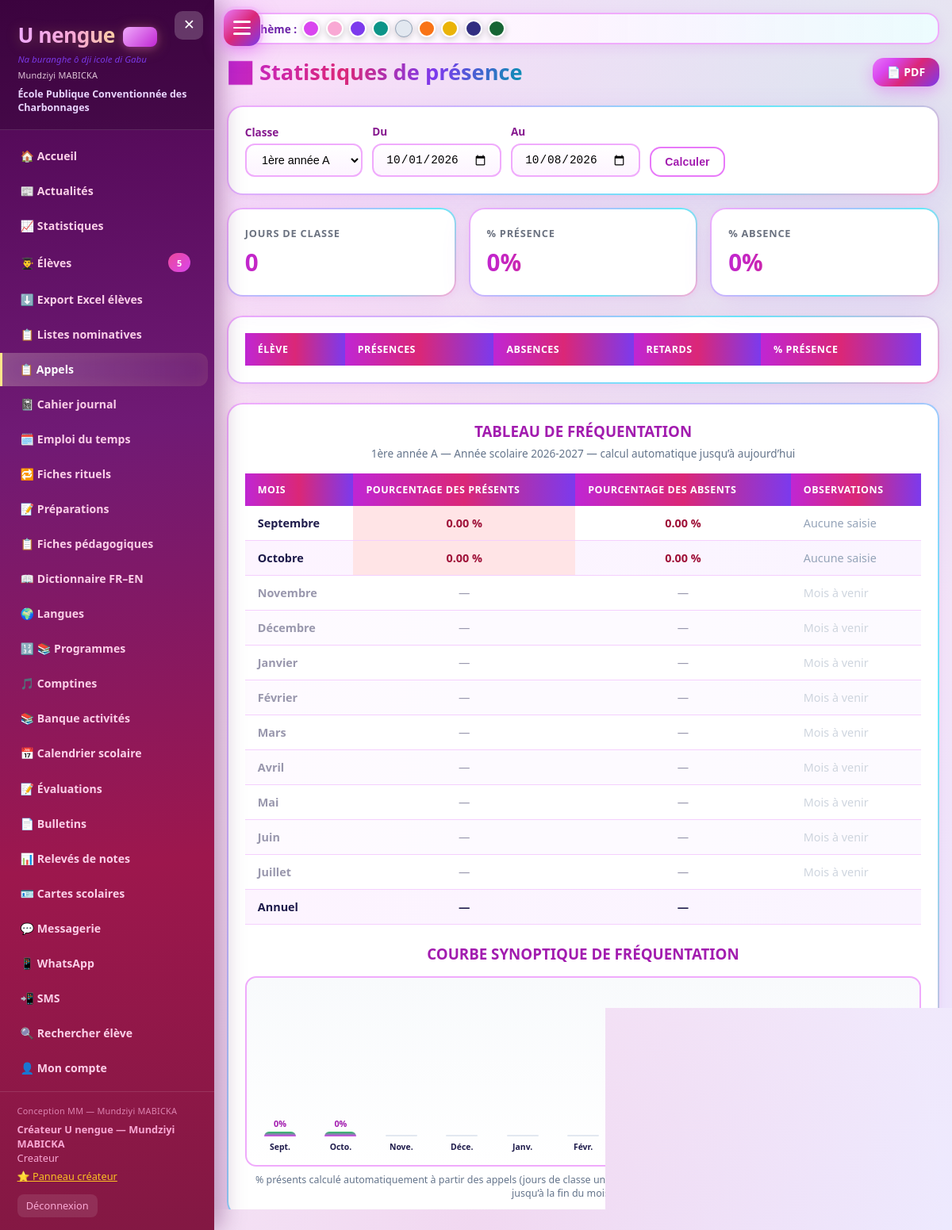
Page /appels/stats (signed in) on the committed database.
### app.py (models this page shows)
class SchoolSettings(db.Model):
    id = db.Column(db.Integer, primary_key=True)
    tenant_id = db.Column(db.Integer, db.ForeignKey('tenant.id'), nullable=True, index=True)
    school_name = db.Column(db.String(200), default='École Primaire')
    address = db.Column(db.String(300), default='')
    phone = db.Column(db.String(50), default='')
    email = db.Column(db.String(120), default='')
    province = db.Column(db.String(100), default='')
    circonscription = db.Column(db.String(100), default='')
    director_name = db.Column(db.String(120), default='')
    annee_scolaire = db.Column(db.String(20), default='2025-2026')
    sms_enabled = db.Column(db.Boolean, default=False)
    sms_provider = db.Column(db.String(50), default='twilio')  # twilio / manuel
    sms_account_sid = db.Column(db.String(120), default='')
    sms_auth_token = db.Column(db.String(120), default='')
    sms_from_number = db.Column(db.String(30), default='')
    smtp_enabled = db.Column(db.Boolean, default=False)
    smtp_host = db.Column(db.String(120), default='smtp.gmail.com')
    smtp_port = db.Column(db.Integer, default=587)
    smtp_user = db.Column(db.String(120), default='')
    smtp_password = db.Column(db.String(200), default='')
    smtp_from = db.Column(db.String(120), default='')
    smtp_use_tls = db.Column(db.Boolean, default=True)
    logo_path = db.Column(db.String(300), default='')
    logo2_path = db.Column(db.String(300), default='')
    logo3_path = db.Column(db.String(300), default='')
    logo4_path = db.Column(db.String(300), default='')

class ClassRoom(db.Model):
    id = db.Column(db.Integer, primary_key=True)
    tenant_id = db.Column(db.Integer, db.ForeignKey('tenant.id'), nullable=True, index=True)
    name = db.Column(db.String(80), nullable=False)
    level = db.Column(db.String(30))  # 1ère année ... 5ème année
    teacher = db.Column(db.String(120))
    students = db.relationship('Student', backref='classroom', lazy=True)

### app.py (the view)
@app.route('/appels/stats')
@login_required
def appels_stats():
    tc = teacher_class_filter()
    if tc:
        rooms = scoped_query(ClassRoom).filter_by(id=tc).all()
    else:
        rooms = scoped_query(ClassRoom).order_by(ClassRoom.level).all()
    class_id = request.args.get('class_id', type=int) or (tc or (rooms[0].id if rooms else None))
    start_s = request.args.get('start', (date.today().replace(day=1)).isoformat())
    end_s = request.args.get('end', date.today().isoformat())
    start = datetime.strptime(start_s, '%Y-%m-%d').date()
    end = datetime.strptime(end_s, '%Y-%m-%d').date()
    stats = attendance_stats(class_id, start, end) if class_id else None
    room = scoped_query(ClassRoom).get(class_id) if class_id else None
    freq = compute_frequentation(class_id) if class_id else None
    return render_template('appels_stats.html', rooms=rooms, room=room, stats=stats,
                           start=start, end=end, freq=freq)

### templates/appels_stats.html (shortened to what this page needs)
{% extends "base.html" %}
{% block content %}
<div class="page-header">
    <h2>📊 Statistiques de présence</h2>
    {% if room %}
    <a href="{{ url_for('appels_pdf', class_id=room.id, start=start.isoformat(), end=end.isoformat()) }}" class="btn btn-primary">📄 PDF</a>
    {% endif %}
</div>
<form method="GET" class="card" style="margin-bottom:1rem;display:flex;gap:0.75rem;flex-wrap:wrap;align-items:end">
    <div class="form-group" style="margin:0">
        <label>Classe</label>
        <select name="class_id" class="form-control">
            {% for r in rooms %}<option value="{{ r.id }}" {% if room and room.id==r.id %}selected{% endif %}>{{ r.name }}</option>{% endfor %}
        </select>
    </div>
    <div class="form-group" style="margin:0"><label>Du</label><input type="date" name="start" class="form-control" value="{{ start.isoformat() }}"></div>
    <div class="form-group" style="margin:0"><label>Au</label><input type="date" name="end" class="form-control" value="{{ end.isoformat() }}"></div>
    <button class="btn btn-outline">Calculer</button>
</form>
{% if stats %}
<div class="stats-grid">
    <div class="card"><div class="card-title">Jours de classe</div><div class="card-value">{{ stats.days }}</div></div>
    <div class="card"><div class="card-title">% Présence</div><div class="card-value">{{ stats.pct_presence }}%</div></div>
    <div class="card"><div class="card-title">% Absence</div><div class="card-value">{{ stats.pct_absence }}%</div></div>
</div>
<div class="card">
    <div class="table-wrap">
        <table>
            <thead><tr><th>Élève</th><th>Présences</th><th>Absences</th><th>Retards</th><th>% Présence</th></tr></thead>
        </table>
    </div>
</div>
{% endif %}
{% if room and freq %}
<div class="card" style="margin-top:1.5rem">
    <h3 style="text-align:center;color:var(--fuchsia-dark);margin-bottom:0.35rem">TABLEAU DE FRÉQUENTATION</h3>
    <p style="text-align:center;font-size:0.85rem;color:#64748b;margin-bottom:1rem">
        {{ room.name }} — Année scolaire {{ freq.year_label }} — calcul automatique jusqu’à aujourd’hui
    </p>
    <div class="table-wrap">
        <table>
            <thead>
                <tr>
                    <th>Mois</th>
                    <th>Pourcentage des Présents</th>
                    <th>Pourcentage des Absents</th>
                    <th>Observations</th>
                </tr>
            </thead>
            <tbody>
            {% for m in freq.months %}
            <tr style="{% if m.future %}opacity:0.45{% endif %}">
                <td><strong>{{ m.label }}</strong></td>
                <td style="text-align:center;background:{% if m.pct_present is not none and m.pct_present >= 90 %}#d1fae5{% elif m.pct_present is not none and m.pct_present >= 80 %}#fef3c7{% elif m.pct_present is not none %}#ffe4e6{% endif %}">
                    {% if m.pct_present is not none %}
                    <strong style="color:{% if m.pct_present >= 90 %}#065f46{% elif m.pct_present >= 80 %}#92400e{% else %}#9f1239{% endif %}">{{ '%.2f'|format(m.pct_present) }} %</strong>
                    {% else %}—{% endif %}
                </td>
                <td style="text-align:center">
                    {% if m.pct_absent is not none %}<strong style="color:#9f1239">{{ '%.2f'|format(m.pct_absent) }} %</strong>{% else %}—{% endif %}
                </td>
                <td>{% if m.observation %}<em>{{ m.observation }}</em>{% elif m.future %}<span style="color:#94a3b8">Mois à venir</span>{% else %}<span style="color:#94a3b8">Aucune saisie</span>{% endif %}</td>
            </tr>
            {% endfor %}
            <tr style="background:#fdf4ff;font-weight:700">
                <td><strong>Annuel</strong></td>
                <td style="text-align:center">
                    {% if freq.annuel.pct_present is not none %}
                    <strong style="font-size:1.15rem;color:#065f46">{{ '%.2f'|format(freq.annuel.pct_present) }} %</strong>
                    {% else %}—{% endif %}
                </td>
                <td style="text-align:center">
                    {% if freq.annuel.pct_absent is not none %}
                    <strong style="font-size:1.15rem;color:#9f1239">{{ '%.2f'|format(freq.annuel.pct_absent) }} %</strong>
                    {% else %}—{% endif %}
                </td>
                <td><em>{{ freq.annuel.observation or '' }}</em></td>
            </tr>
            </tbody>
        </table>
    </div>
    <h3 style="text-align:center;color:var(--fuchsia-dark);margin:1.5rem 0 1rem">COURBE SYNOPTIQUE DE FRÉQUENTATION</h3>
    <div style="display:flex;align-items:flex-end;gap:0.5rem;height:240px;padding:1rem 0.5rem;border:2px solid var(--border);border-radius:14px;background:linear-gradient(180deg,#f8fafc,#fff)">
        {% for m in freq.months %}
        <div style="flex:1;display:flex;flex-direction:column;align-items:center;height:100%;justify-content:flex-end">
            {% if m.pct_present is not none %}
            <div style="font-size:0.68rem;font-weight:700;margin-bottom:0.2rem;color:var(--fuchsia-dark)">{{ '%.0f'|format(m.pct_present) }}%</div>
            <div style="width:75%;max-width:40px;height:{{ m.pct_present }}%;min-height:6px;background:linear-gradient(180deg,#22c55e,var(--fuchsia));border-radius:8px 8px 0 0"></div>
            {% else %}
            <div style="width:75%;max-width:40px;height:2px;background:#e2e8f0;border-radius:2px"></div>
            {% endif %}
            <div style="font-size:0.65rem;margin-top:0.35rem;text-align:center;font-weight:600">{{ m.label[:4] }}.</div>
        </div>
        {% endfor %}
    </div>
    <p style="text-align:center;font-size:0.78rem;color:#64748b;margin-top:0.5rem">
        % présents calculé automatiquement à partir des appels (jours de classe uniquement, hors week-ends et fériés).
        Les mois futurs restent vides jusqu’à la fin du mois en cours.
    </p>
</div>
{% endif %}
{% endblock %}

### templates/base.html (shortened to what this page needs)
<!DOCTYPE html>
<html lang="fr" data-theme="{{ theme|default("fuchsia") }}">
<head>
    <link rel="stylesheet" href="{{ url_for('static', filename='css/style.css') }}">
</head>
<body>
    <button type="button" class="menu-fab" id="menuToggle" aria-label="Menu">
        <span></span><span></span><span></span>
    </button>
    <aside class="sidebar" id="sidebar">
        <div class="sidebar-header">
            <button type="button" class="menu-close" id="menuClose" aria-label="Fermer">✕</button>
            <h1>U nengue <span class="mm-badge">MM</span></h1>
            <div class="subtitle">Na buranghe ô dji icole di Gabu</div>
            <div class="mm-credit" style="opacity:0.85;margin-top:0.25rem">Mundziyi MABICKA</div>
            <div class="school-name">{{ settings.school_name if settings else 'École Primaire' }}</div>
        </div>
        <nav class="sidebar-nav">
            <a href="{{ url_for('dashboard') }}" class="nav-item {% if request.endpoint == 'dashboard' %}active{% endif %}">🏠 Accueil</a>
            <a href="{{ url_for('actualites') }}" class="nav-item {% if request.endpoint and 'actualite' in request.endpoint %}active{% endif %}">📰 Actualités</a>
            <a href="{{ url_for('statistiques') }}" class="nav-item {% if request.endpoint and 'statistique' in request.endpoint %}active{% endif %}">📈 Statistiques</a>
            <a href="{{ url_for('eleves') }}" class="nav-item {% if 'eleve' in (request.endpoint or '') %}active{% endif %}">👨‍🎓 Élèves <span class="badge">{{ students_count }}</span></a>
            <a href="{{ url_for('export_eleves_xlsx') }}" class="nav-item">⬇️ Export Excel élèves</a>
            <a href="{{ url_for('listes') }}" class="nav-item {% if 'liste' in (request.endpoint or '') %}active{% endif %}">📋 Listes nominatives</a>
            <a href="{{ url_for('appels') }}" class="nav-item {% if request.endpoint and 'appel' in request.endpoint %}active{% endif %}">📋 Appels</a>
            <a href="{{ url_for('cahier_journal') }}" class="nav-item {% if request.endpoint and 'cahier' in request.endpoint %}active{% endif %}">📓 Cahier journal</a>
            <a href="{{ url_for('emploi_du_temps') }}" class="nav-item {% if request.endpoint and 'emploi' in (request.endpoint or '') %}active{% endif %}">🗓️ Emploi du temps</a>
            <a href="{{ url_for('fiches_rituels') }}" class="nav-item {% if request.endpoint and 'rituel' in (request.endpoint or '') %}active{% endif %}">🔁 Fiches rituels</a>
            <a href="{{ url_for('fiches_preparation') }}" class="nav-item {% if request.endpoint and 'preparation' in (request.endpoint or '') %}active{% endif %}">📝 Préparations</a>
            <a href="{{ url_for('fiches_pedagogiques') }}" class="nav-item {% if request.endpoint and 'fiche_pedago' in (request.endpoint or '') or request.endpoint == 'fiches_pedagogiques' %}active{% endif %}">📋 Fiches pédagogiques</a>
            <a href="{{ url_for('dictionnaire') }}" class="nav-item {% if request.endpoint == 'dictionnaire' %}active{% endif %}">📖 Dictionnaire FR–EN</a>
            <a href="{{ url_for('langues') }}" class="nav-item ">🌍 Langues</a>
            <a href="{{ url_for('programmes') }}" class="nav-item {% if request.endpoint == 'programmes_maths' %}active{% endif %}">🔢 📚 Programmes</a>
            <a href="{{ url_for('comptines') }}" class="nav-item {% if request.endpoint == 'comptines' %}active{% endif %}">🎵 Comptines</a>
            <a href="{{ url_for('banque_activites') }}" class="nav-item {% if request.endpoint and 'banque' in request.endpoint %}active{% endif %}">📚 Banque activités</a>
            <a href="{{ url_for('calendrier_scolaire') }}" class="nav-item {% if request.endpoint == 'calendrier_scolaire' %}active{% endif %}">📅 Calendrier scolaire</a>
            <a href="{{ url_for('evaluations') }}" class="nav-item {% if 'evaluation' in (request.endpoint or '') or request.endpoint == 'saisir_evaluation' %}active{% endif %}">📝 Évaluations</a>
            <a href="{{ url_for('bulletins') }}" class="nav-item {% if request.endpoint in ('bulletins', 'bulletin', 'bulletin_pdf') %}active{% endif %}">📄 Bulletins</a>
            <a href="{{ url_for('releves') }}" class="nav-item {% if request.endpoint == 'releves' %}active{% endif %}">📊 Relevés de notes</a>
            <a href="{{ url_for('cartes') }}" class="nav-item {% if 'carte' in (request.endpoint or '') %}active{% endif %}">🪪 Cartes scolaires</a>
            <a href="{{ url_for('messages') }}" class="nav-item {% if 'message' in (request.endpoint or '') %}active{% endif %}">💬 Messagerie</a>
            <a href="{{ url_for('whatsapp') }}" class="nav-item {% if 'whatsapp' in (request.endpoint or '') %}active{% endif %}">📱 WhatsApp</a>
            <a href="{{ url_for('sms_notifications') }}" class="nav-item {% if request.endpoint and 'sms' in request.endpoint %}active{% endif %}">📲 SMS</a>
            <a href="{{ url_for('rechercher_eleve') }}" class="nav-item {% if request.endpoint == 'rechercher_eleve' %}active{% endif %}">🔍 Rechercher élève</a>
            <a href="{{ url_for('mon_compte') }}" class="nav-item {% if request.endpoint == 'mon_compte' %}active{% endif %}">👤 Mon compte</a>
        </nav>
        <div class="sidebar-footer">
            <div class="mm-credit">Conception MM — Mundziyi MABICKA</div>
            <div><strong>{{ session.get('full_name', '') }}</strong></div>
            <div>{{ session.get('role', '') }}</div>
            {% if session.get('is_creator') %}
            <a href="{{ url_for('createur_panel_alias') }}" class="creator-link" style="color:#fbbf24;display:block;margin:0.35rem 0">⭐ Panneau créateur</a>
            {% endif %}
            <a href="{{ url_for('logout') }}" class="sidebar-logout">Déconnexion</a>
        </div>
    </aside>
    <main class="main" id="mainContent">
        <div class="theme-bar-top">
            <span>🎨 Thème :</span>
            <a href="{{ url_for('set_theme', name='fuchsia') }}" class="theme-dot" style="background:#d946ef" title="Fuchsia"></a>
            <a href="{{ url_for('set_theme', name='maternelle-pastel') }}" class="theme-dot" style="background:#f9a8d4" title="Maternelle"></a>
            <a href="{{ url_for('set_theme', name='mauve-spatial') }}" class="theme-dot" style="background:#7c3aed" title="Mauve"></a>
            <a href="{{ url_for('set_theme', name='emeraude-mer') }}" class="theme-dot" style="background:#0d9488" title="Émeraude"></a>
            <a href="{{ url_for('set_theme', name='cristal-miranda') }}" class="theme-dot" style="background:#e2e8f0;border:1px solid #94a3b8" title="Cristal"></a>
            <a href="{{ url_for('set_theme', name='orange-vert') }}" class="theme-dot" style="background:#f97316" title="Orange"></a>
            <a href="{{ url_for('set_theme', name='soleil-or') }}" class="theme-dot" style="background:#eab308" title="Soleil"></a>
            <a href="{{ url_for('set_theme', name='nuit-indigo') }}" class="theme-dot" style="background:#312e81" title="Indigo"></a>
            <a href="{{ url_for('set_theme', name='foret-okoume') }}" class="theme-dot" style="background:#166534" title="Forêt"></a>
        </div>
        <div class="page-body">
            {% block content %}{% endblock %}
        </div>
    </main>
</body>
</html>

### rows in the picture
SchoolSettings: school_name "École Publique Conventionnée des Charbonnages"
ClassRoom: name "1ère année A"

### other values in the picture
{{ students_count }} "5"
{{ session.get('full_name', '') }} "Créateur U nengue — Mundziyi MABICKA"
{{ session.get('role', '') }} "Createur"
{{ stats.days }} "0"
{{ stats.pct_presence }} "0"
{{ stats.pct_absence }} "0"
{{ freq.year_label }} "2026-2027"
{{ m.label }} "Septembre" "Octobre" "Novembre" "Décembre" "Janvier" "Février" "Mars" "Avril" "Mai" "Juin" "Juillet"
{{ '%.2f'|format(m.pct_present) }} "0.00" "0.00"
{{ '%.2f'|format(m.pct_absent) }} "0.00" "0.00"
{{ '%.0f'|format(m.pct_present) }} "0" "0"
{{ m.label[:4] }} "Sept" "Octo" "Nove" "Déce" "Janv" "Févr"
form field class_id "1ère année A"
